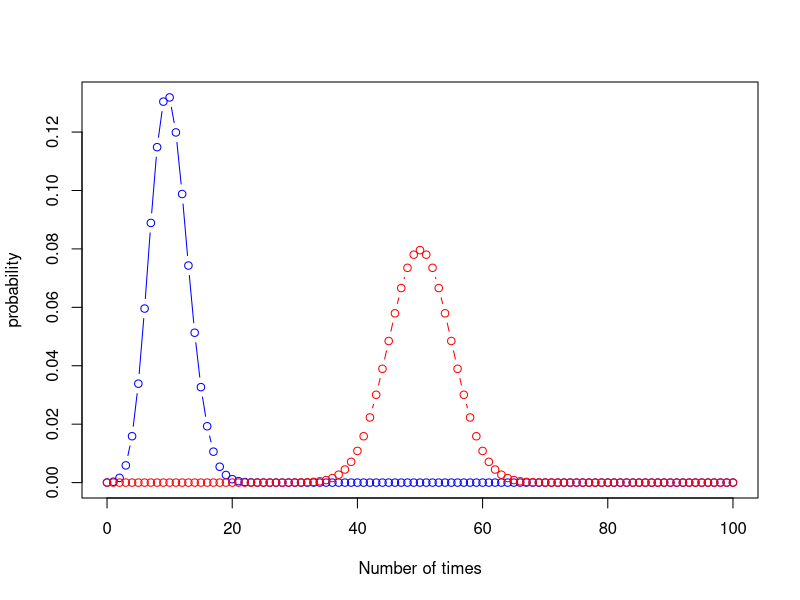

The R source for this figure: (Note: this script raises an error after producing the figure.)
# test null model ---- 
p1 <- 0.2
p2 <- 0.5
grid <- 0:100
probability_both_sleep <- dbinom(x = grid, size = 100, prob = p1 * p2)
probability_syncronised <- dbinom(x = grid, size = 100, prob = 1 - (p1 * (1 - p2) + (1 - p1) * p2))

plot(grid, probability_both_sleep, type="b", col = "blue",
     xlab="Number of times",
     ylab="probability")
lines(grid, probability_syncronised, col='red', type = "b")

# markov method to test hypothesis
mm <- data.table(n_both_sleep = replicate(100000, sum(rbinom(n = 100, size = 1, prob = p1) * 
                                                        rbinom(n = 100, size = 1, prob = p2))),
                 n_syncronised = replicate(100000, sum(xor(rbinom(n = 100, size = 1, prob = p1),
                                                           rbinom(n = 100, size = 1, prob = p2))))
) 

hist(mm$n_both_sleep, xlim = c(0, 100))
hist(mm$n_syncronised, xlim = c(0, 100))
# works great!!

# check if temporal structure changes null expectation (very sleazy)
probs <- seq(0.1, 0.9, by = 0.1)
r <- 10 # autocorrelation of successes and not succesess
l <- 100 # autocorrelation of just succecess
n <- 839352 # sample size

sim_data <- sapply(probs, FUN = function(x) {rbinom(n, 1, x)})
sim_data_str <- sapply(probs, FUN = function(x) {
  rbinom(n / r, 1, x) %>>%
    rep(each = r)})
sim_data_str2 <- sapply( 1 / (l * (1 - probs) / probs + 1), FUN = function(x) {
  res <- rbinom(n + n*l, 1, x)
  rep(res, ifelse(res == 1, l, 1))[1:n]
})

# check 
apply(sim_data, 2, mean)
apply(sim_data_str, 2, mean)
apply(sim_data_str2, 2, mean)

# P(N)
hist(apply(sim_data, 1, sum), breaks = 8)
hist(apply(sim_data_str, 1, sum), breaks = 8)
hist(apply(sim_data_str2, 1, sum), breaks = 8)
# nice

# P(ID|N)
sim_data_d <- data.frame()
colnames(sim_data) <- c("a", "b","c","d","e","f","g","h","i")
for(id in colnames(sim_data)) {
  print(id)
  sim_data_d <- rbind(sim_data_d, 
                           as.data.table(sim_data)[, ":="(number_sleeping = apply(sim_data, 1, sum))
                           ][, .(count = .N),
                             by = list(number_sleeping, get(id))
                           ][, ":="(id = id)] |>
                             setnames("get", "is_sleeping"))
}

sim_data_d_m <- copy(sim_data_d)[, ':='(is_sleeping = case_when(is_sleeping == 1 ~ "Sleeping",
                                                                          is_sleeping == 0 ~ "Awake"))
][is_sleeping == "Sleeping",
  # ":="(number_sleeping = number_sleeping - 1), # exclude focus individual
  ":="(number_sleeping = number_sleeping ), # dont exclude focus individual
  # likelihood calculations
][, ":="(tot_id = sum(count)), 
  by = list(is_sleeping, id)
][, ":="(freq_sleep_by_id = count / tot_id), 
  by = list(is_sleeping, id, number_sleeping)
  # posterior calculations
][, ":="(tot_sleeping = sum(count)),
  by = list(is_sleeping, number_sleeping)
][, ":="(freq_number_sleeping = tot_sleeping / sum(count)),
  by = is_sleeping
][, ":="(freq_id_by_sleep = count / tot_sleeping), 
  by = list(is_sleeping, number_sleeping, id)
][, ":="(check = sum(freq_sleep_by_id)), 
  by = list(is_sleeping, id)
][, ":="(check2 = sum(freq_id_by_sleep)), 
  by = list(is_sleeping, number_sleeping)]


ggplot(sim_data_d_m) +
  geom_line(aes(number_sleeping, freq_id_by_sleep, group = id),
            linewidth = 1) +
  ylab("Probability") +
  facet_wrap(~is_sleeping) +
  background_grid()



sim_data_str_d <- data.frame()
colnames(sim_data_str) <- c("a", "b","c","d","e","f","g","h","i")
for(id in colnames(sim_data_str)) {
  print(id)
  sim_data_str_d <- rbind(sim_data_str_d, 
                           as.data.table(sim_data_str)[, ":="(number_sleeping = apply(sim_data_str, 1, sum))
                           ][, .(count = .N),
                             by = list(number_sleeping, get(id))
                           ][, ":="(id = id)] |>
                             setnames("get", "is_sleeping"))
}

sim_data_str_d_m <- copy(sim_data_str_d)[, ':='(is_sleeping = case_when(is_sleeping == 1 ~ "Sleeping",
                                                                          is_sleeping == 0 ~ "Awake"))
][is_sleeping == "Sleeping",
  # ":="(number_sleeping = number_sleeping - 1), # exclude focus individual
  ":="(number_sleeping = number_sleeping ), # dont exclude focus individual
  # likelihood calculations
][, ":="(tot_id = sum(count)), 
  by = list(is_sleeping, id)
][, ":="(freq_sleep_by_id = count / tot_id), 
  by = list(is_sleeping, id, number_sleeping)
  # posterior calculations
][, ":="(tot_sleeping = sum(count)),
  by = list(is_sleeping, number_sleeping)
][, ":="(freq_number_sleeping = tot_sleeping / sum(count)),
  by = is_sleeping
][, ":="(freq_id_by_sleep = count / tot_sleeping), 
  by = list(is_sleeping, number_sleeping, id)
][, ":="(check = sum(freq_sleep_by_id)), 
  by = list(is_sleeping, id)
][, ":="(check2 = sum(freq_id_by_sleep)), 
  by = list(is_sleeping, number_sleeping)]


ggplot(sim_data_str_d_m) +
  geom_line(aes(number_sleeping, freq_id_by_sleep, group = id),
            linewidth = 1) +
  ylab("Probability") +
  facet_wrap(~is_sleeping) +
  background_grid()


sim_data_str2_d <- data.frame()
colnames(sim_data_str2) <- c("a", "b","c","d","e","f","g","h","i")
for(id in colnames(sim_data_str2)) {
  print(id)
  sim_data_str2_d <- rbind(sim_data_str2_d, 
                           as.data.table(sim_data_str2)[, ":="(number_sleeping = apply(sim_data_str2, 1, sum))
                                                        ][, .(count = .N),
                          by = list(number_sleeping, get(id))
                        ][, ":="(id = id)] |>
                          setnames("get", "is_sleeping"))
}

sim_data_str2_d_m <- copy(sim_data_str2_d)[, ':='(is_sleeping = case_when(is_sleeping == 1 ~ "Sleeping",
                                 is_sleeping == 0 ~ "Awake"))
][is_sleeping == "Sleeping",
  # ":="(number_sleeping = number_sleeping - 1), # exclude focus individual
  ":="(number_sleeping = number_sleeping ), # dont exclude focus individual
  # likelihood calculations
][, ":="(tot_id = sum(count)), 
  by = list(is_sleeping, id)
][, ":="(freq_sleep_by_id = count / tot_id), 
  by = list(is_sleeping, id, number_sleeping)
  # posterior calculations
][, ":="(tot_sleeping = sum(count)),
  by = list(is_sleeping, number_sleeping)
][, ":="(freq_number_sleeping = tot_sleeping / sum(count)),
  by = is_sleeping
][, ":="(freq_id_by_sleep = count / tot_sleeping), 
  by = list(is_sleeping, number_sleeping, id)
][, ":="(check = sum(freq_sleep_by_id)), 
  by = list(is_sleeping, id)
][, ":="(check2 = sum(freq_id_by_sleep)), 
  by = list(is_sleeping, number_sleeping)]


ggplot(sim_data_str2_d_m) +
  geom_line(aes(number_sleeping, freq_id_by_sleep, group = id),
            linewidth = 1) +
  ylab("Probability") +
  facet_wrap(~is_sleeping) +
  background_grid()

test_null_combined <- rbind(sim_data_d_m |> mutate(try = 1),
                            sim_data_str_d_m |> mutate(try = 2),
                            sim_data_str2_d_m |> mutate(try = 3))


ggplot(test_null_combined) +
  geom_line(aes(number_sleeping, freq_id_by_sleep, color = as.factor(try), group = interaction(try, id)),
            linewidth = 1) +
  ylab("Probability") +
  facet_wrap(~is_sleeping) +
  background_grid()

# check if shift leads to null model
sequence <- sapply(0.7, FUN = function(x) {
  rbinom(n / r, 1, x) %>>%
    rep(each = r)})

sequence2 <- sapply(0.5, FUN = function(x) {
  rbinom(n / r, 1, x) %>>%
    rep(each = r)})

test <- data.table()
for(shift in 1:1000) {
  print(shift)
  test <- rbind(test, table(head(sequence, -shift) + tail(sequence, -shift)))
}

test_m <- copy(test)[, ":="(V1 = as.factor(V1),
                      N = as.numeric(N))
               ][, ":="(shift = rep(1:(.N/3), each = 3))
                 ][, ":="(tot = sum(N)), by = shift
                   ][, ":="(prop = N/tot)]

ggplot(test_m) +
  geom_line(aes(shift, prop, color = V1)) +
  geom_hline(aes(yintercept = 0.7*0.7))



# Null model pairwise interactions ----
## find data associations ---
id_behvaiour <- combined_m[, ids, with = F]
result_syncrony <- data.frame()
for(i in 1:length(idsRanked)) {
  print(i)
  for(j in 1:length(idsRanked)) {
    print(j)
    #if(i != j) {
    result_syncrony <- rbind(result_syncrony, 
                             data.frame(id = colnames(id_behvaiour)[i], id_pair = colnames(id_behvaiour)[j]) |>
                               cbind((id_behvaiour[, ..i] + id_behvaiour[, ..j])[, .(tot = .N), 
                                                                                 by = eval(colnames(id_behvaiour)[i])] |>
                                       setnames(old = colnames(id_behvaiour)[i], 
                                                new = "syncrony")))
    #}
  }
}

result_syncrony_m <- (as.data.table(result_syncrony)[!is.na(syncrony), ":="(coocurrences = sum(tot)), 
                                                     by = list(id, id_pair)
][, ":="(association = tot/coocurrences)
][, ':='(id = case_when(id == "Sheb" ~"Shebeleza",
                        T ~ id))
][, ':='(id_pair = case_when(id_pair == "Sheb" ~"Shebeleza",
                             T ~ id_pair))
] |> #[id != id_pair][order(syncrony, association, id, id_pair) # keep only one of the symmetric interactions that are present][seq(1, nrow(result_syncrony), by = 2)]
  merge(dominance_id |> rename(dominance_id = dominance, sex_id = sex), 
        by = "id",
        all.x = TRUE) |>
  merge(dominance_id |> rename(dominance_pair = dominance, sex_pair = sex), 
        by.x = "id_pair",
        by.y = "id",
        all.x = TRUE))[, ":="(id = factor(id, levels = idsRanked),
                              id_pair = factor(id_pair, levels = idsRanked))
        ][, ":="(test = sum(association)),
          by = list(id, id_pair)
        ]

## Create null model ----
null_model_components <- result_syncrony_m[id == id_pair & syncrony == 2
                                           ][, c("id", "coocurrences", "tot", "association")] |>
  rename(n_sleep = tot, tot = coocurrences, prob_sleep = association) |>
  mutate(id = factor(id, levels = idsRanked)) |>
  arrange(id)

observed_data <- result_syncrony_m[, c("id", "id_pair", "syncrony", "tot", "association")] |> #[id != id_pair]
  rename(count = tot, prob = association) 

lk_data <- (as.data.table(expand.grid(id = null_model_components$id, 
                                      id_pair = null_model_components$id,
                                      possible_number_of_events = seq(0, max(null_model_components$tot), 100))) |> # [id != id_pair]
              merge(null_model_components[, -c("tot")] |>
                      rename(id_pair = id, 
                             n_sleep_pair = n_sleep, 
                             prob_sleep_pair = prob_sleep), 
                    by = "id_pair") |>
              merge(null_model_components, 
                    by = "id"))[, ":="(neg_lk_both_sleep = -dbinom(x = possible_number_of_events, 
                                                                   size = tot,
                                                                   prob = ifelse(id != id_pair, 
                                                                                 prob_sleep * prob_sleep_pair,
                                                                                 prob_sleep), 
                                                                   log = T),
                                       neg_lk_both_awake = -dbinom(x = possible_number_of_events, 
                                                                   size = tot,
                                                                   prob = ifelse(id != id_pair, 
                                                                                 (1 - prob_sleep) * (1 - prob_sleep_pair),
                                                                                 1 - prob_sleep),
                                                                   log = T),
                                       neg_lk_both_asyncro = ifelse(id != id_pair,
                                                                    -dbinom(x = possible_number_of_events, 
                                                                            size = tot,
                                                                            prob = 1 - (prob_sleep * (1 - prob_sleep_pair) + (1 - prob_sleep) * prob_sleep_pair), 
                                                                            log = T),
                                                                    NA),
                                       neg_lk_both_syncro = ifelse(id != id_pair,
                                                                   -dbinom(x = possible_number_of_events, 
                                                                           size = tot,
                                                                           prob = prob_sleep * (1 - prob_sleep_pair) + (1 - prob_sleep) * prob_sleep_pair, 
                                                                           log = T),
                                                                   NA),
                                       # find 95% confidence intervals
                                       low_both_sleep = qbinom(p = 0.025, 
                                                               size = tot, 
                                                               prob = ifelse(id != id_pair, 
                                                                             prob_sleep * prob_sleep_pair,
                                                                             prob_sleep), 
                                                               lower.tail = TRUE),
                                       high_both_sleep = qbinom(p = 0.975, 
                                                                size = tot, 
                                                                prob = ifelse(id != id_pair, 
                                                                              prob_sleep * prob_sleep_pair,
                                                                              prob_sleep), 
                                                                lower.tail = TRUE),
                                       low_both_awake = qbinom(p = 0.05, 
                                                               size = tot, 
                                                               prob = ifelse(id != id_pair, 
                                                                             (1 - prob_sleep) * (1 - prob_sleep_pair),
                                                                             1 - prob_sleep), 
                                                               lower.tail = TRUE),
                                       high_both_awake = qbinom(p = 0.975, 
                                                                size = tot, 
                                                                prob = ifelse(id != id_pair, 
                                                                              (1 - prob_sleep) * (1 - prob_sleep_pair),
                                                                              1 - prob_sleep), 
                                                                lower.tail = TRUE),
                                       low_both_asyncro = qbinom(p = 0.05, 
                                                                 size = tot, 
                                                                 prob =  1 - (prob_sleep * (1 - prob_sleep_pair) + (1 - prob_sleep) * prob_sleep_pair), 
                                                                 lower.tail = TRUE),
                                       high_both_asyncro = qbinom(p = 0.975, 
                                                                  size = tot, 
                                                                  prob =  1 - (prob_sleep * (1 - prob_sleep_pair) + (1 - prob_sleep) * prob_sleep_pair), 
                                                                  lower.tail = TRUE),
                                       low_both_syncro = qbinom(p = 0.05, 
                                                                size = tot, 
                                                                prob = prob_sleep * (1 - prob_sleep_pair) + (1 - prob_sleep) * prob_sleep_pair, 
                                                                lower.tail = TRUE),
                                       high_both_syncro = qbinom(p = 0.975, 
                                                                 size = tot, 
                                                                 prob = prob_sleep * (1 - prob_sleep_pair) + (1 - prob_sleep) * prob_sleep_pair, 
                                                                 lower.tail = TRUE))] |>
  merge(observed_data[syncrony == 2, c("id", "id_pair", "count")] |>
          rename(data_both_sleep = count),
        by = c("id", "id_pair")) |>
  merge(observed_data[syncrony == 0, c("id", "id_pair", "count")] |>
          rename(data_both_awake = count),
        by = c("id", "id_pair")) |>
  merge(observed_data[syncrony == 1, c("id", "id_pair", "count")] |>
          rename(data_both_asyncro = count),
        by = c("id", "id_pair"),
        all.x = T) |>
  merge(observed_data[syncrony != 1 & id != id_pair
  ][, .(data_both_syncro = sum(count)),
    by = c("id", "id_pair")],
  all.x = T) |>
  mutate(obs_neg_lk_both_sleep = -dbinom(x = data_both_sleep, 
                                         size = tot,
                                         prob = ifelse(id != id_pair, 
                                                       prob_sleep * prob_sleep_pair,
                                                       prob_sleep), 
                                         log = T),
         obs_neg_lk_both_awake = -dbinom(x = data_both_awake, 
                                         size = tot,
                                         prob = ifelse(id != id_pair, 
                                                       (1 - prob_sleep) * (1 - prob_sleep_pair),
                                                       1 - prob_sleep), 
                                         log = T),
         obs_neg_lk_both_asyncro = -dbinom(x = data_both_asyncro, 
                                           size = tot,
                                           prob = 1 - (prob_sleep * (1 - prob_sleep_pair) + (1 - prob_sleep) * prob_sleep_pair), 
                                           log = T),
         obs_neg_lk_both_syncro = -dbinom(x = data_both_syncro, 
                                          size = tot,
                                          prob = prob_sleep * (1 - prob_sleep_pair) + (1 - prob_sleep) * prob_sleep_pair, 
                                          log = T)) |>
  group_by(id, id_pair) |>
  mutate(
    # null_expectation_sleep = possible_number_of_events[which(neg_lk_both_sleep == min(neg_lk_both_sleep))], # this is the null expectation
    #      null_expectation_awake = possible_number_of_events[which(neg_lk_both_awake == min(neg_lk_both_awake))],
    #      null_expectation_asyncro = ifelse(id != id_pair,
    #                                        possible_number_of_events[which(neg_lk_both_asyncro == min(neg_lk_both_asyncro))],
    #                                        NA),
    #      null_expectation_syncro = ifelse(id != id_pair,
    #                                       data_both_syncro / possible_number_of_events[which(neg_lk_both_syncro == min(neg_lk_both_syncro))],
    #                                       NA),
    null_expectation_sleep = tot * prob_sleep * prob_sleep_pair,
    null_expectation_awake = tot * (1 - prob_sleep) * (1 - prob_sleep_pair),
    null_expectation_asyncro =  ifelse(id != id_pair,
                                       tot * ((1 - prob_sleep) * (prob_sleep_pair) + (prob_sleep) * (1 - prob_sleep_pair)),
                                       NA),
    null_expectation_syncro = ifelse(id != id_pair,
                                     tot  * ((1 - prob_sleep) * (1 - prob_sleep_pair) + (prob_sleep) * (prob_sleep_pair)),
                                     NA),
    ratio_both_sleep = data_both_sleep / null_expectation_sleep,
    ratio_both_awake = data_both_awake / null_expectation_awake,
    ratio_both_asyncro = ifelse(id != id_pair,
                                data_both_asyncro / null_expectation_asyncro,
                                NA),
    ratio_both_syncro = ifelse(id != id_pair,
                               data_both_syncro / null_expectation_syncro,
                               NA),
    data_state_sleep = case_when(data_both_sleep < low_both_sleep ~ "Lower",
                                 data_both_sleep > high_both_sleep ~ "Higher",
                                 T ~ "non-significant"),
    data_state_awake = case_when(data_both_awake < low_both_awake ~ "Lower",
                                 data_both_awake > high_both_awake ~ "Higher",
                                 T ~ "non-significant"),
    data_state_asyncro = case_when(data_both_asyncro < low_both_asyncro ~ "Lower",
                                   data_both_asyncro > high_both_asyncro ~ "Higher",
                                   T ~ "non-significant"),
    data_state_syncro = case_when(data_both_syncro < low_both_syncro ~ "Lower",
                                  data_both_syncro > high_both_syncro ~ "Higher",
                                  T ~ "non-significant")) |>
  as.data.table()

ggplot(lk_data) +
  geom_line(aes(possible_number_of_events, neg_lk_both_asyncro)) +
  geom_hline(aes(yintercept = obs_neg_lk_both_asyncro), color = "red", lty = "dashed") +
  geom_vline(aes(xintercept = data_both_asyncro), color = "blue", lty = "dashed") +
  # geom_rect(data = lk_data[, .(low_both_asyncro = unique(low_both_asyncro),
  #                              high_both_asyncro = unique(high_both_asyncro)), 
  #                          by = list(id, id_pair)],
  #           aes(xmin = low_both_asyncro, xmax = high_both_asyncro, 
  #               ymin = 0, ymax = 1250000), 
  #           alpha = 0.3, color = NA, fill = "black") +
  geom_point(data = lk_data[, .(data_both_asyncro = unique(data_both_asyncro),
                                obs_neg_lk_both_asyncro = unique(obs_neg_lk_both_asyncro),
                                data_state_asyncro = unique(data_state_asyncro)), 
                            by = list(id, id_pair)],
             aes(data_both_asyncro, obs_neg_lk_both_asyncro, 
                 color = data_state_asyncro), 
            size = 4) +
  scale_color_viridis_d(name = "") +
  ylab("Negative log likelihood") +
  xlab("Number of asynchronous events") +
  facet_grid(cols = vars(id),
             rows = vars(id_pair)) +
  background_grid()

ggsave(here("figures", "sleep", "null_model", "null_model_asyncro.png"),
       height = 25,
       width = 30,
       bg = "white")  

ggplot(lk_data) +
  geom_line(aes(possible_number_of_events, neg_lk_both_sleep)) +
  geom_hline(aes(yintercept = obs_neg_lk_both_sleep), color = "red", lty = "dashed") +
  geom_vline(aes(xintercept = data_both_sleep), color = "blue", lty = "dashed") +
  # geom_rect(data = lk_data[, .(low_both_sleep = unique(low_both_sleep),
  #                              high_both_sleep = unique(high_both_sleep)), 
  #                          by = list(id, id_pair)],
  #           aes(xmin = low_both_sleep, xmax = high_both_sleep, 
  #               ymin = 0, ymax = 1250000), 
  #           alpha = 0.3, color = NA, fill = "black") +
  geom_point(data = lk_data[, .(data_both_sleep = unique(data_both_sleep),
                                obs_neg_lk_both_sleep = unique(obs_neg_lk_both_sleep),
                                data_state_sleep = unique(data_state_sleep)), 
                            by = list(id, id_pair)],
             aes(data_both_sleep, obs_neg_lk_both_sleep, 
                 color = data_state_sleep), 
             size = 4) +
  scale_color_viridis_d(name = "") +
  ylab("Negative log likelihood") +
  xlab("Number of synchronous sleeping events") +
  facet_grid(cols = vars(id),
             rows = vars(id_pair)) +
  background_grid()

ggsave(here("figures", "sleep", "null_model", "null_model_sleep.png"),
       height = 30,
       width = 25,
       bg = "white")

ggplot(lk_data) +
  geom_line(aes(possible_number_of_events, neg_lk_both_awake)) +
  geom_hline(aes(yintercept = obs_neg_lk_both_awake), color = "red", lty = "dashed") +
  geom_vline(aes(xintercept = data_both_awake), color = "blue", lty = "dashed") +
  # geom_rect(data = lk_data[, .(low_both_awake = unique(low_both_awake),
  #                              high_both_awake = unique(high_both_awake)), 
  #                          by = list(id, id_pair)],
  #           aes(xmin = low_both_awake, xmax = high_both_awake, 
  #               ymin = 0, ymax = 1250000), 
  #           alpha = 0.3, color = NA, fill = "black") +
  geom_point(data = lk_data[, .(data_both_awake = unique(data_both_awake),
                                obs_neg_lk_both_awake = unique(obs_neg_lk_both_awake),
                                data_state_awake = unique(data_state_awake)), 
                            by = list(id, id_pair)],
             aes(data_both_awake, obs_neg_lk_both_awake, 
                 color = data_state_awake), 
             size = 4) +
  scale_color_viridis_d(name = "") +
  ylab("Negative log likelihood") +
  xlab("Number of synchronous awake events") +  
  facet_grid(cols = vars(id),
             rows = vars(id_pair)) +
  background_grid()

ggsave(here("figures", "sleep", "null_model", "null_model_awake.png"),
       height = 30,
       width = 30,
       bg = "white")

ggplot(lk_data) +
  geom_line(aes(possible_number_of_events, neg_lk_both_syncro)) +
  geom_hline(aes(yintercept = obs_neg_lk_both_syncro), color = "red", lty = "dashed") +
  geom_vline(aes(xintercept = data_both_syncro), color = "blue", lty = "dashed") +
  # geom_rect(data = lk_data[, .(low_both_syncro = unique(low_both_syncro),
  #                              high_both_syncro = unique(high_both_syncro)), 
  #                          by = list(id, id_pair)],
  #           aes(xmin = low_both_syncro, xmax = high_both_syncro, 
  #               ymin = 0, ymax = 1250000), 
  #           alpha = 0.3, color = NA, fill = "black") +
  geom_point(data = lk_data[, .(data_both_syncro = unique(data_both_syncro),
                                obs_neg_lk_both_syncro = unique(obs_neg_lk_both_syncro),
                                data_state_syncro = unique(data_state_syncro)),
                            by = list(id, id_pair)],
             aes(data_both_syncro, obs_neg_lk_both_syncro,
                 color = data_state_syncro),
             size = 4) +
  scale_color_viridis_d(name = "") +
  ylab("Negative log likelihood") +
  xlab("Number of synchronous events") +
  facet_grid(cols = vars(id),
             rows = vars(id_pair)) +
  background_grid()

ggsave(here("figures", "sleep", "null_model", "null_model_syncro.png"),
       height = 30,
       width = 25,
       bg = "white")


## Create and visualize network ----
lk_network <- (lk_data[, .(nlk_sleep = unique(obs_neg_lk_both_sleep),
                           nlk_awake = unique(obs_neg_lk_both_awake),
                           nlk_asyncro = unique(obs_neg_lk_both_asyncro),
                           nlk_syncro = unique(obs_neg_lk_both_syncro),
                           ratio_sleep = unique(ratio_both_sleep),
                           ratio_awake = unique(ratio_both_awake),
                           ratio_asyncro = unique(ratio_both_asyncro),
                           ratio_syncro = unique(ratio_both_syncro)),
                       by = list(id, id_pair)
] |>
  merge(dominance_id,
        by = "id") |>
  merge(dominance_id |> rename(id_pair = id, sex_pair = sex, dominance_pair = dominance),
        by = "id_pair") |>
  pivot_longer(cols = matches("nlk|ratio"),
               names_to = c(".value", "syncrony"),
               names_pattern = "(.+)_(.+)") |>
  as.data.table())[, ":="(id = factor(id, levels = idsRanked),
                          id_pair = factor(id_pair, levels = idsRanked))]

ggplot(lk_network) +
  geom_point(aes(dominance_pair, nlk, color = syncrony)) +
  geom_smooth(aes(dominance_pair, nlk, color = syncrony),
              method = "lm") +
  scale_color_discrete(name = "") +
  facet_wrap(~id) +
  background_grid()

ggplot(lk_network) +
  geom_point(aes(dominance_pair, ratio, color = syncrony)) +
  geom_smooth(aes(dominance_pair, ratio, color = syncrony),
              method = "lm") +
  scale_color_discrete(name = "") +
  facet_wrap(~id) +
  background_grid()

# Asynchro
ggplot(lk_network[syncrony == "asyncro"]) +
  geom_point(aes(dominance_pair, nlk, color = dominance, group = id)) +
  geom_smooth(aes(dominance_pair, nlk, color = dominance, group = id),
              method = "lm", linewidth = 2,
              se = F) +
  scale_color_viridis_c() +
  facet_wrap(~sex) +
  ggtitle("Asynchrony") +
  background_grid()

ggsave(here("figures", "sleep", "null_model", "asyncro~dominance_pair_TIMES_dominance_id_null_model.png"),
       height = 5,
       width = 7,
       bg = "white")

ggplot(lk_network[syncrony == "asyncro"]) +
  geom_point(aes(dominance_pair, ratio, color = dominance, group = id)) +
  geom_smooth(aes(dominance_pair, ratio, color = dominance, group = id),
              method = "lm", linewidth = 2,
              se = F) +
  scale_color_viridis_c() +
  facet_wrap(~sex) +
  ggtitle("Asynchrony") +
  background_grid()

ggplot(lk_network[syncrony == "asyncro"]) +
  geom_point(aes(dominance_pair, ratio, color = id_pair, group = id)) +
  geom_smooth(aes(dominance_pair, ratio, color = id_pair, group = id),
              method = "lm", linewidth = 2,
              se = F) +
  scale_color_viridis_d(option = "turbo") +
  facet_wrap(~id) +
  ggtitle("Asynchrony") +
  background_grid()

# synchro
ggplot(lk_network[syncrony == "syncro"]) +
  geom_point(aes(dominance_pair, nlk, color = dominance, group = id)) +
  geom_smooth(aes(dominance_pair, nlk, color = dominance, group = id),
              method = "lm", linewidth = 2,
              se = F) +
  scale_color_viridis_c() +
  facet_wrap(~sex) +
  ggtitle("Synchrony") +
  background_grid()

ggsave(here("figures", "sleep", "null_model", "syncro~dominance_pair_TIMES_dominance_id_null_model.png"),
       height = 5,
       width = 7,
       bg = "white")

ggplot(lk_network[syncrony == "syncro"]) +
  geom_point(aes(dominance_pair, nlk, color = dominance, group = id)) +
  geom_smooth(aes(dominance_pair, nlk, color = dominance, group = id),
              method = "lm", linewidth = 2,
              se = F) +
  scale_color_viridis_c() +
  facet_wrap(~sex) +
  ggtitle("Synchrony") +
  background_grid()

ggplot(lk_network[syncrony == "syncro"]) +
  geom_point(aes(dominance_pair, ratio, color = dominance), size = 2) +
  #geom_line(aes(dominance_pair, ratio, color = dominance, group = id, lty = sex)) +
  geom_smooth(aes(dominance_pair, ratio, color = dominance, group = id),
              method = "lm", linewidth = 2, fullrange = T,
              se = F) +
  scale_color_viridis_c() +
  ylab("Observed synchrony over null model syncrony") +
  facet_wrap(~id) +
  #ggtitle("Synchrony") +
  background_grid()

ggsave(here("figures", "sleep", "null_model", "syncro_ratio~dominance_pair_TIMES_dominance_id_null_model.png"),
       height = 5,
       width = 7,
       bg = "white")

ggplot(lk_network[syncrony == "syncro"]) +
  geom_point(aes(dominance_pair, ratio, color = id_pair, group = id)) +
  geom_smooth(aes(dominance_pair, ratio, color = id_pair, group = id),
              method = "lm", linewidth = 2,
              se = F) +
  scale_color_viridis_d(option = "turbo") +
  facet_wrap(~id) +
  ggtitle("Synchrony") +
  background_grid()

# Both sleep
ggplot(lk_network[syncrony == "sleep"]) +
  geom_point(aes(dominance_pair, nlk, color = dominance, group = id)) +
  geom_smooth(aes(dominance_pair, nlk, color = dominance, group = id),
              method = "lm", linewidth = 2,
              se = F) +
  scale_color_viridis_c() +
  ggtitle("Both sleeping") +
  facet_wrap(~id) +
  background_grid()

ggsave(here("figures", "sleep", "null_model", "both_sleep~dominance_pair_null_model.png"),
       height = 7,
       width = 7,
       bg = "white")

ggplot(lk_network[syncrony == "sleep"]) +
  geom_point(aes(dominance_pair, nlk, color = dominance, group = id)) +
  geom_smooth(aes(dominance_pair, nlk, color = dominance, group = id),
              method = "lm", linewidth = 2,
              se = F) +
  scale_color_viridis_c() +
  ggtitle("Both sleeping") +
  background_grid()

ggsave(here("figures", "sleep", "null_model", "both_sleep~dominance_pair_TIMES_dominance_id_null_model.png"),
       height = 5,
       width = 7,
       bg = "white")

ggplot(lk_network[syncrony == "sleep"]) +
  geom_point(aes(dominance_pair, ratio, color = dominance, group = id)) +
  geom_smooth(aes(dominance_pair, ratio, color = dominance, group = id),
              method = "lm", linewidth = 2,
              se = F) +
  scale_color_viridis_c() +
  ggtitle("Both sleeping") +
  facet_wrap(~id) +
  background_grid()

# Both awake
ggplot(lk_network[syncrony == "awake"]) +
  geom_point(aes(dominance_pair, nlk, color = dominance, group = id)) +
  geom_smooth(aes(dominance_pair, nlk, color = dominance, group = id),
              method = "lm", linewidth = 2,
              se = F) +
  scale_color_viridis_c() +
  ggtitle("Both awake") +
  facet_wrap(~id) +
  background_grid()

ggsave(here("figures", "sleep", "null_model", "both_awake~dominance_pair_null_model.png"),
       height = 7,
       width = 7,
       bg = "white")

ggplot(lk_network[syncrony == "both_awake"]) +
  geom_point(aes(dominance_pair, nlk, color = dominance, group = id)) +
  geom_smooth(aes(dominance_pair, nlk, color = dominance, group = id),
              method = "lm", linewidth = 2,
              se = F) +
  scale_color_viridis_c() +
  ggtitle("Both awake") +
  background_grid()

ggsave(here("figures", "sleep", "null_model", "both_awake~dominance_pair_TIMES_dominance_id_null_model.png"),
       height = 5,
       width = 7,
       bg = "white")

ggplot(lk_network[syncrony == "awake"]) +
  geom_point(aes(dominance_pair, ratio, color = dominance, group = id)) +
  geom_smooth(aes(dominance_pair, ratio, color = dominance, group = id),
              method = "lm", linewidth = 2,
              se = F) +
  scale_color_viridis_c() +
  ggtitle("Both awake") +
  facet_wrap(~id) +
  background_grid()


### Plot network ----
net_null_model <- as_tbl_graph(lk_network[id != id_pair
                                          ][, c("id", "id_pair", "ratio", "syncrony")] |> 
  rename(from = id, to = id_pair)) |>
  activate(nodes) |>
  mutate(node_number = row_number()) |>
  left_join(dominance_id |> rename(name = id), by = "name")

ggraph(net_null_model |>   
         activate(edges)  |>
         filter(syncrony == "syncro",
                ratio > quantile(ratio, probs = 0)),
       layout = "stress") +#"kk"
  geom_edge_link(
    aes(color = as.factor(ratio),
        width = ratio)) + 
  scale_edge_color_manual(values = viridis(n = 263)) + 
  geom_node_point(
    aes(#fill = as.factor(node_number),
      # fill = as.factor(dominance),
      size = dominance), 
    #size = 8,
    fill = "black",
    color = "black", shape = 21) +
  scale_size_continuous(range = c(5, 15)) +
  #scale_fill_viridis_d(option = "viridis") +
  geom_node_label(
    aes(label = name),
    nudge_y = 0.05
  ) +
  ggtitle("Sleep") +
  theme(legend.position = 'none')

ggsave(here("figures", "sleep", "syncrony", "net_sleep_syncro.png"),
       height = 10,
       width = 10,
       bg = "white")

## Stats ----
glm_coordination <- glm(data = result_syncrony_m[id != id_pair][syncrony == 1] |>
                          merge(null_model_components[, c("id", "prob_sleep")]) |>
                          merge(null_model_components[, c("id", "prob_sleep")] |>
                                  rename(id_pair = id, prob_sleep_pair = prob_sleep),
                                by = "id_pair"), # here should be the ratio data ? 
                        association ~ dominance_id * dominance_pair + sex_id + sex_pair + prob_sleep_pair + prob_sleep,
                        weights = coocurrences)
summary(glm_coordination)



# Null model for probability n are simultaneously sleeping P(N) ----
## Null expectation ----
{
  prob_ind_sleep <- null_model_components[order(id)]$prob_sleep
  prob_ind_awake <- 1 - prob_ind_sleep
  null_n_simultaneously_sleeping <- data.table(n = 0:12, prob_sleep = 0, is_sleeping = "Sleeping")
  for(i in 1:nrow(null_n_simultaneously_sleeping)) { # every possible n choose i, meaning combinations of i baboons simultaneously sleeping
    null_n_simultaneously_sleeping[i, "prob_sleep"] <- sum(apply(combn(12, i - 1), # create all combinations of i individuals simultaneously sleeping possible. i - 1 bc I start from n sleeping == 0
                                                                 2, # in the rows is the individuals selected, in the colums one specific combination of individuals
                                                                 FUN = function(chosen_individuals_sleeping) {
                                                                   output <- prod(prob_ind_sleep[chosen_individuals_sleeping]) * prod(prob_ind_awake[(1:12)[-chosen_individuals_sleeping]]) # since it is independent, I have to multiply the probability that each individual is in the specific state
                                                                   if(length(chosen_individuals_sleeping) == 0) {
                                                                     output <- prod(prob_ind_awake[1:12])
                                                                   }
                                                                   return(output)
                                                                 }))
  }
  # null_n_simultaneously_sleeping[1, 2] <- prod(prob_ind_awake)
  # null_n_simultaneously_sleeping[13, 2] <- prod(prob_ind_sleep)
  null_n_simultaneously_sleeping <- copy(null_n_simultaneously_sleeping)[, ":="(check_null = sum(prob_sleep)) # by reference
  ] |>
    merge(data_n_sleeping, by.x = "n", by.y = "number_sleeping") |>
    mutate(diff = freq_number_sleeping  - prob_sleep,
           avg_null = sum(prob_sleep * n))
}

ggplot(null_n_simultaneously_sleeping) +
  geom_line(aes(n, prob_sleep), 
            linewidth = 2, lty = "dashed") +
  geom_line(aes(n, freq_number_sleeping), 
            linewidth = 2) +
  geom_vline(aes(xintercept = avg), color = "red") +
  scale_x_continuous(breaks = seq(0, 12, by = 1)) +
  geom_vline(aes(xintercept = 6)) +
  background_grid() 

ggsave(here("figures", "mean.VeBDAs threshold 0.03", "P(IDgivenN)", "null_P(N).png"),
       height = 10,
       width = 10,
       bg = "white")

ggplot(null_n_simultaneously_sleeping) +
  geom_line(aes(n, prob_sleep), 
            linewidth = 2, lty = "dashed") +
  geom_line(aes(n, freq_number_sleeping), 
            linewidth = 2) +
  # geom_vline(aes(xintercept = avg), color = "red") +
  # geom_vline(aes(xintercept = 6)) +
  scale_x_continuous(breaks = seq(0, 12, by = 1)) +
  background_grid() 

ggplot(null_n_simultaneously_sleeping) +
  geom_col(aes(n, freq_number_sleeping), fill = "black", alpha = 0.1,
           color = "black", size =1) +
  # geom_col(aes(n, prob_sleep), fill = NA,
  #          color = "red", size = 2) +
  scale_x_continuous(breaks = seq(0, 12, by = 1)) +
  #geom_vline(aes(xintercept = 6)) +
  background_grid() 

ggplot(null_n_simultaneously_sleeping) +
  geom_col(aes(n, freq_number_sleeping), fill = "black", alpha = 0.1,
           color = "black", size =1) +
  geom_col(aes(n, prob_sleep), fill = NA,
           color = "red", size = 2) +
  scale_x_continuous(breaks = seq(0, 12, by = 1)) +
  #geom_vline(aes(xintercept = 6)) +
  background_grid() 

ggplot(null_n_simultaneously_sleeping) +
  geom_col(aes(n, freq_number_sleeping), fill = "black", alpha = 0.1,
           color = "black", size =2) +
  geom_col(aes(n, prob_sleep), fill = NA,
           color = "red", size = 2) +
  scale_x_continuous(breaks = seq(0, 12, by = 1)) +
  #geom_vline(aes(xintercept = 6)) +
  background_grid() 

ggplot(null_n_simultaneously_sleeping) +
  geom_col(aes(n, freq_number_sleeping), fill = "black", alpha = 0.1,
           color = "black") +
  geom_segment(aes(xend = n, x = n, 
                   y = freq_number_sleeping, 
                   yend = freq_number_sleeping - diff), 
           color = "red", size = 2, arrow = arrow(length = unit(0.5, "cm"))) +
  scale_x_continuous(breaks = seq(0, 12, by = 1)) +
  #geom_vline(aes(xintercept = 6)) +
  background_grid() 

ggplot(null_n_simultaneously_sleeping) +
  geom_line(aes(n, diff)) +
  geom_hline(aes(yintercept = 0))

ggsave(here("figures", "mean.VeBDAs threshold 0.03", "P(IDgivenN)", "null_P(N)_diff.png"),
       height = 10,
       width = 10,
       bg = "white")

# Null model for probability n are simultaneously awake P(N) ----
## Null expectation ----
{
  prob_ind_sleep <- null_model_components[order(id)]$prob_sleep
  prob_ind_awake <- 1 - prob_ind_sleep
  null_n_simultaneously_awake <- data.table(n = 0:12, prob_awake = 0, is_sleeping = "Awake")
  for(i in 1:nrow(null_n_simultaneously_sleeping)) { # every possible n choose i, meaning combinations of i baboons simultaneously sleeping
    null_n_simultaneously_awake[i, "prob_awake"] <- sum(apply(combn(12, i - 1), # create all combinations of i individuals simultaneously awake possible. i - 1 bc I start from n awake == 0
                                                                 2, # in the rows is the individuals selected, in the colums one specific combination of individuals
                                                                 FUN = function(chosen_individuals_awake) {
                                                                   output <- prod(prob_ind_awake[chosen_individuals_awake]) * prod(prob_ind_sleep[(1:12)[-chosen_individuals_awake]]) # since it is independent, I have to multiply the probability that each individual is in the specific state
                                                                   if(length(chosen_individuals_awake) == 0) {
                                                                     output <- prod(prob_ind_sleep[1:12])
                                                                   }
                                                                   return(output)
                                                                 }))
  }
  # null_n_simultaneously_sleeping[1, 2] <- prod(prob_ind_awake)
  # null_n_simultaneously_sleeping[13, 2] <- prod(prob_ind_sleep)
  null_n_simultaneously_awake <- copy(null_n_simultaneously_awake)[, ":="(check_null = sum(prob_awake)) # by reference
  ] |>
    merge(data_n_awake, by.x = "n", by.y = "number_awake") |>
    mutate(diff = freq_number_awake  - prob_awake,
           avg_null = sum(prob_awake * n))
}

ggplot(null_n_simultaneously_awake) +
  geom_line(aes(n, prob_awake), 
            linewidth = 2, lty = "dashed") +
  geom_line(aes(n, freq_number_awake), 
            linewidth = 2) +
  geom_vline(aes(xintercept = 6)) +
  background_grid() +
  geom_vline(aes(xintercept = avg), color = "red") 

ggsave(here("figures", "mean.VeBDAs threshold 0.03", "P(IDgivenN)", "null_P(N).png"),
       height = 10,
       width = 10,
       bg = "white")

ggplot(null_n_simultaneously_awake) +
  geom_line(aes(n, diff)) +
  geom_hline(aes(yintercept = 0))

ggsave(here("figures", "mean.VeBDAs threshold 0.03", "P(IDgivenN)", "null_P(N)_diff.png"),
       height = 10,
       width = 10,
       bg = "white")

# Combine ----
null_n_simulataneous <- null_n_simultaneously_awake |> 
  rename(freq_data = freq_number_awake,
         freq_null = prob_awake) |> 
  rbind(null_n_simultaneously_sleeping |>
          rename(freq_data = freq_number_sleeping,
                 freq_null = prob_sleep)) 

ggplot(null_n_simulataneous) +
  geom_line(aes(n, freq_null, color = is_sleeping), linewidth = 3, lty = "dashed") +
  geom_line(aes(n, freq_data, color = is_sleeping), linewidth = 3) +
  geom_vline(aes(xintercept = 6)) +
  background_grid() # it inverts at precisely half
  

## Likelihood of data ----
combinatorics_data <- data.table(number_sleeping = 0:12, # pre-calculate this (I could also have used it for the other scenarios but it was not necessary speedwise)
                                 nllk = map(0:12, 
                                            function(number_sleeping) {
                                              apply(combn(12, number_sleeping), # create all combinations of individuals simultaneously sleeping possible.
                                                    2, # in the rows is the individuals selected, in the colums one specific combination of individuals
                                                    FUN = function(chosen_individuals_sleeping) {
                                                      output <- prod(prob_ind_sleep[chosen_individuals_sleeping]) * prod(prob_ind_awake[(1:12)[-chosen_individuals_sleeping]]) # since it is independent, I have to multiply the probability that each individual is in the specific state
                                                      if(length(chosen_individuals_sleeping) == 0) {
                                                        output <- prod(prob_ind_awake[1:12])
                                                      }
                                                      return(output)
                                                    }) |> 
                                                sum() |> 
                                                log() * -1
                                            }) |> 
                                   unlist())

ggplot(combinatorics_data) +
  geom_line(aes(number_sleeping, nllk)) +
  background_grid()


lk_n_sleeping <- data.table(number_sleeping = combined_m$number_sleeping,
                            nllk = combinatorics_data$nllk[combined_m$number_sleeping + 1]) |> # + 1 bc combined_m$number_sleeping starts from zero
                 mutate(total_nllk = sum(nllk))

# How to find confidence intervals ???
                          
# Null model for probability ID is sleeping when other N are doing so P(ID|N) ----
## calculate null expectation (use of Bayes theorem) ----
null_id_n_sleeping <- expand.grid(id = null_model_components$id, number_sleeping = 1:12) |> # possible number of individuals sleeping goes from 1 to 12. It is impossible that P(N = 0|sleeping)
  mutate(lk = -1,
         is_sleeping = "Sleeping") |> as.data.table() |>
  merge(null_model_components, on = "id") |>
  arrange(number_sleeping, id) |>
  mutate(prob_awake = 1 - prob_sleep)
null_id_n_awake <- expand.grid(id = null_model_components$id, number_sleeping = 0:11) |> # possible number of individuals sleeping goes from 1 to 12. It is impossible that P(N = 0|sleeping)
  mutate(lk = -1,
         is_sleeping = "Awake") |> as.data.table() |>
  merge(null_model_components, on = "id") |>
  arrange(number_sleeping, id) |>
  mutate(prob_awake = 1 - prob_sleep)

# use Bayes theorem: P(sleeping|N) = (P(sleeping)P(N|sleeping))/P(N) P(N) is the tricky one
for(i in 1:nrow(null_id_n_sleeping)) { # calculate likelihoods
  focus_id <- null_id_n_sleeping$id[i] |> as.numeric()
  
  # for sleep
  Nsleep <- null_id_n_sleeping$number_sleeping[i]
  null_id_n_sleeping[i, "lk"] <- sum(apply(combn((1:12)[-focus_id], # P(N|sleeping)
                                                 Nsleep-1), 
                                           2, 
                                           FUN = function(chosen_individuals_sleeping) { 
                                             prod(prob_ind_sleep[chosen_individuals_sleeping]) * prod(prob_ind_awake[(1:12)[-c(chosen_individuals_sleeping, focus_id)]]
                                             ) 
                                           }))
  
  # for awake
  Nawake <- null_id_n_awake$number_sleeping[i]
  null_id_n_awake[i, "lk"] <- sum(apply(combn((1:12)[-focus_id], # P(N|sleeping)
                                              Nawake), 
                                           2, 
                                           FUN = function(chosen_individuals_sleeping) { 
                                             prod(prob_ind_sleep[chosen_individuals_sleeping]) * prod(prob_ind_awake[(1:12)[-c(chosen_individuals_sleeping, focus_id)]]
                                             ) 
                                           }))
}
# calculate remaining ingredients for Bayes formula 
null_id_n_sleeping_m <- copy(null_id_n_sleeping)[, ":="(p_data = sum(prob_sleep * lk)),
                                                 by = number_sleeping][, ":="(null_posterior = (prob_sleep * lk) / p_data)
                                                                       ][, ":="(check_null_posterior = sum(null_posterior)),
                                                                         by = number_sleeping]
null_id_n_awake_m <- copy(null_id_n_awake)[, ":="(p_data = sum(prob_awake * lk)),
                                                 by = number_sleeping][, ":="(null_posterior = (prob_awake * lk) / p_data)
                                                 ][, ":="(check_null_posterior = sum(null_posterior)),
                                                   by = number_sleeping]

quourm_sleep_null_model <- (quourm_sleep_m |>
  merge(null_id_n_sleeping_m[, c("id", "number_sleeping", "null_posterior", "is_sleeping")] |>
          rbind(null_id_n_awake_m[, c("id", "number_sleeping", "null_posterior", "is_sleeping")]),
        by = c("id", "number_sleeping", "is_sleeping")))[, ":="(diff = freq_id_by_sleep - null_posterior,
                                                                ratio = freq_id_by_sleep/null_posterior)]

ggplot(quourm_sleep_null_model) +
  geom_line(aes(number_sleeping, freq_id_by_sleep, color = dominance, group = id),
            linewidth = 1) +
  geom_line(aes(number_sleeping, null_posterior, color = dominance, group = id),
            linewidth = 1, lty = "dashed") +
  ylab("Probability") +
  scale_color_viridis_c(option = "viridis") +
  facet_grid(cols = vars(id), row = vars(is_sleeping)) +
  background_grid()

ggsave(here("figures", "mean.VeBDAs threshold 0.03", "diff_null_data~number_sleeping_by_id2.png"),
       height = 10,
       width = 10,
       bg = "white")

ggplot(quourm_sleep_null_model) +
  geom_line(aes(number_sleeping, diff, color = dominance, group = id),
            linewidth = 1) +
  ylab("Difference") +
  scale_color_viridis_c(option = "viridis") +
  facet_grid(cols = vars(id), row = vars(is_sleeping)) +
  background_grid()

ggplot(quourm_sleep_null_model) +
  geom_line(aes(number_sleeping, diff, color = dominance, group = id),
            linewidth = 1) +
  ylab("Difference") +
  scale_color_viridis_c(option = "viridis") +
  facet_wrap(~is_sleeping) +
  background_grid()

ggsave(here("figures", "mean.VeBDAs threshold 0.03", "diff_null_data~number_sleeping_by_id.png"),
       height = 10,
       width = 10,
       bg = "white")

ggplot(quourm_sleep_null_model) +
  geom_point(aes(number_sleeping, diff, color = dominance, group = id),
            size = 1, alpha = 0.3) +
  geom_smooth(aes(number_sleeping, diff, color = dominance, group = id),
              method = "lm") +
  ylab("Difference") +
  scale_color_viridis_c(option = "viridis") +
  facet_wrap(~is_sleeping) +
  background_grid()

ggplot(quourm_sleep_null_model) +
  geom_point(aes(number_sleeping, ratio, color = dominance, group = id),
             size = 1, alpha = 0.3) +
  geom_smooth(aes(number_sleeping, ratio, 
                  color = dominance, group = id,
                  weight = count), se = F,
              method = "lm") +
  ylab("Difference") +
  scale_color_viridis_c(option = "viridis") +
  facet_wrap(~is_sleeping) +
  background_grid()

ggplot(quourm_sleep_null_model) +
  geom_line(aes(number_sleeping, ratio, color = dominance, group = id),
            linewidth = 1) +
  ylab("Difference") +
  geom_hline(aes(yintercept = 1), size = 2, lty = "dotted") +
  scale_color_viridis_c(option = "viridis") +
  facet_wrap(~is_sleeping) +
  background_grid()

ggsave(here("figures", "mean.VeBDAs threshold 0.03", "ratio_null_data~number_sleeping_by_id.png"),
       height = 10,
       width = 10,
       bg = "white")


ggplot(quourm_sleep_null_model) +
  geom_line(aes(number_sleeping, ratio, color = is_sleeping, group = is_sleeping),
            linewidth = 1) +
  ylab("ratio") +
  geom_hline(aes(yintercept = 1), size = 2, lty = "dotted") +
  facet_wrap(~id) +
  background_grid()


## Calculate likelihood of data ----
